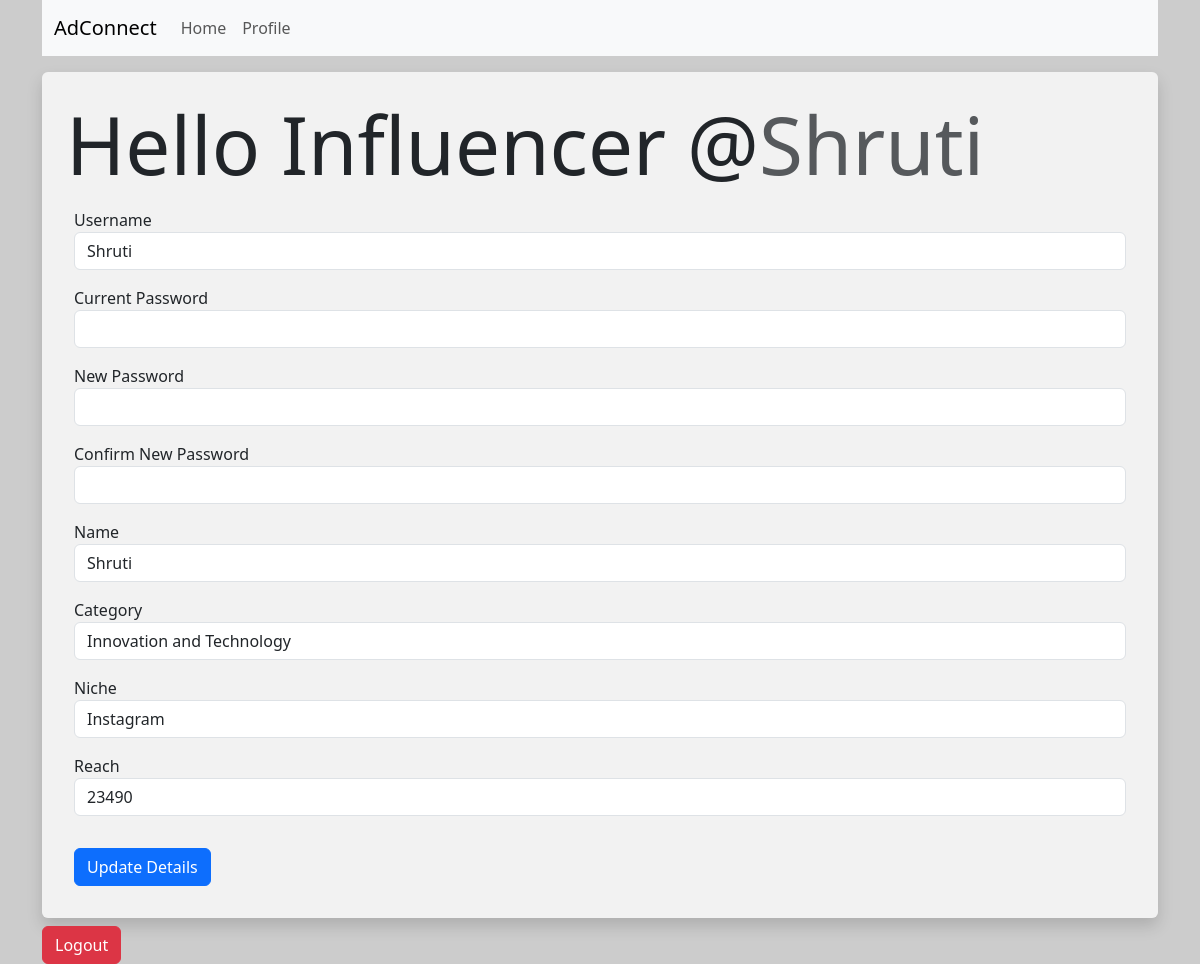
/profile (signed in), run on an earlier commit of the app's database.
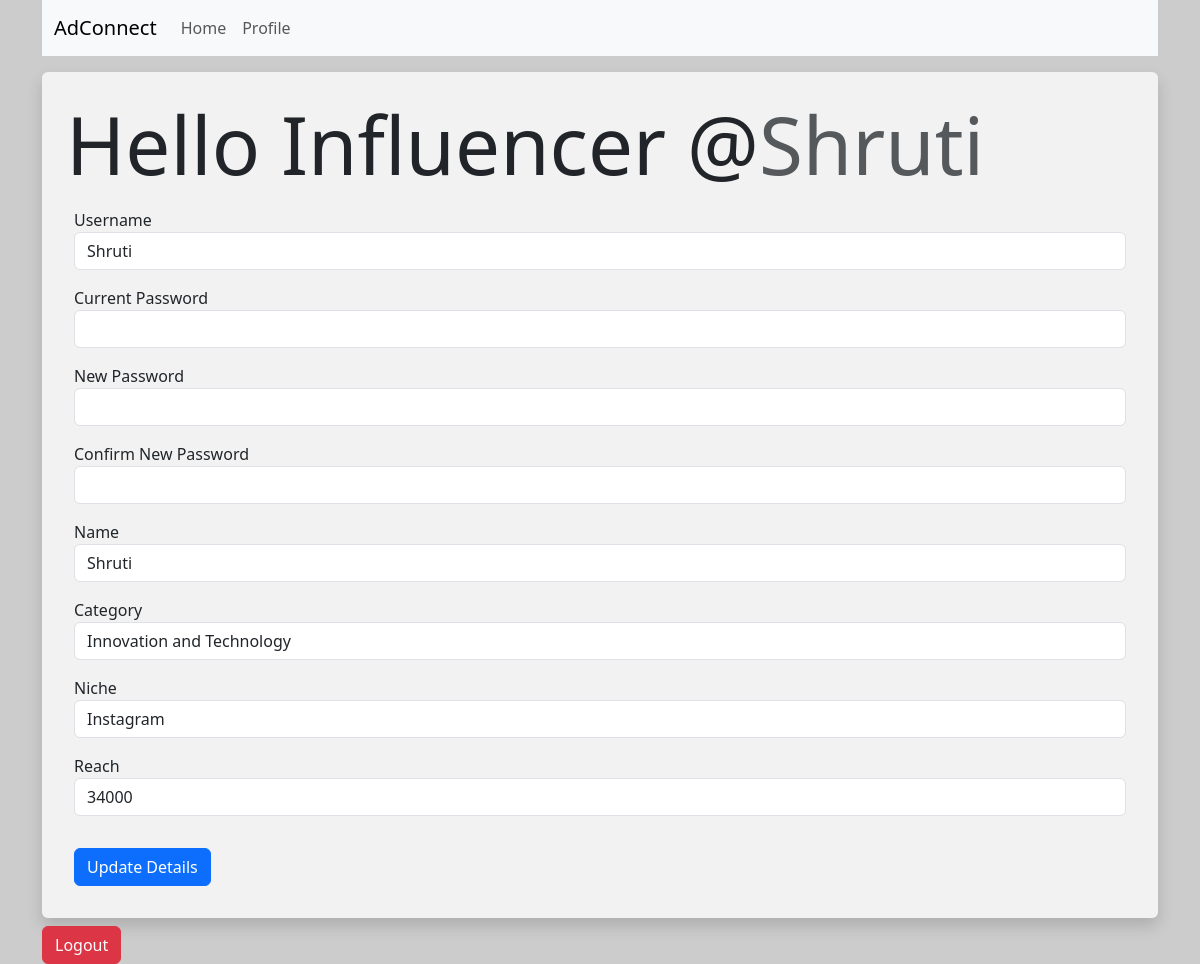
And on a later commit of the database.
### models.py (models this page shows)
class Influencer(db.Model):
    __tablename__ = 'influencers'
    id = db.Column(db.Integer, primary_key=True)
    username = db.Column(db.String(128),unique=True,nullable=False)
    passhash = db.Column(db.String(256),nullable=False)
    name = db.Column(db.String(64),nullable=True)
    category = db.Column(db.String(128),nullable=False)
    niche = db.Column(db.String(128),nullable=False)
    reach = db.Column(db.Integer)
    ad_requests = db.relationship('AdRequest', back_populates='influencer')

### routes.py (the view)
@app.route("/profile")
@auth_required
def profile():
    user_type = session['user_type']
    id = session['id']
    if user_type == "influencer":
        influencer = Influencer.query.filter_by(id=id).first()
        return render_template('profile.html', influencer = influencer, user_type = user_type)
    elif user_type == "sponsor":
        sponsor = Sponsor.query.filter_by(id=id).first()
        return render_template('profile.html', sponsor = sponsor, user_type = user_type)
    elif user_type=="admin":
        admin = Admin.query.filter_by(id=id).first()
        return render_template('profile.html',admin=admin, user_type=user_type)

### routes.py (called while the page is built)
def auth_required(inner_func):
    @wraps(inner_func)
    def decorated_func(*args, **kwargs):
        if session.get("id"):
            if session['is_flagged'] == True:
                flash("Error : Your account has been flagged. Please contact our support team at support@adconnect.in ")
                return redirect(url_for('login'))
            else:
                return inner_func(*args, **kwargs)
        else:
            flash("Error : Please log in to continue")
            return redirect(url_for('login'))
    return decorated_func

### templates/profile.html (shortened to what this page needs)
{% extends 'layout.html' %}
{% block content %}
    {% if user_type == "influencer" %}
        <form action="{{  url_for('update_profile_influencer')  }}" method="POST" class="p-4 bg-white bg-opacity-75 rounded shadow mt-3">
            <h1 class="display-1">Hello Influencer @<span class="text-muted">{{influencer.username}}</span></h1>
            <div class="form-group p-2">
                <label for="username" class="card-text">Username</label>
                <input type="text" name="username" class="form-control" value ="{{influencer.username}}" required>
            </div>
            <div class="form-group p-2">
                <label for="password" class="card-text">Current Password</label>
                <input type="password" name = "current_password" class="form-control">
            </div>
            <div class="form-group p-2">
                <label for="new_password" class="card-text">New Password</label>
                <input type="password" name = "new_password" class="form-control" >
            </div>
            <div class="form-group p-2">
                <label for="confirm_new_password" class="card-text">Confirm New Password</label>
                <input type="password" name = "confirm_new_password" class="form-control" >
            </div>
            <div class="form-group p-2">
                <label for="name" class="card-text">Name</label>
                <input type="text" name="name" class="form-control" value ="{{influencer.name}}" required>
            </div>
            <div class="form-group p-2">
                <label for="category" class="card-text">Category</label>
                <input type="text" name="category" class="form-control" value ="{{influencer.category}}" required>
            </div>
            <div class="form-group p-2">
                <label for="niche" class="card-text">Niche</label>
                <input type="text" name="niche" class="form-control" value ="{{influencer.niche}}" required>
            </div>
            <div class="form-group p-2">
                <label for="reach" class="card-text">Reach</label>
                <input type="text" name="reach" class="form-control" value ="{{influencer.reach}}" required>
            </div>
            <div class="form-group mt-3 p-2">
                <button type="submit" class="btn btn-primary">Update Details</button>
            </div>
        </form>
    {% endif %}
    <form action="{{  url_for('logout')  }}" class="form mt-2">
        <button type="submit" class="btn btn-danger">Logout</button>
    </form>
{% endblock %}

What changed in the data, as far as the page shows it:
changed Influencer "Shruti": reach "23490" → "34000"
